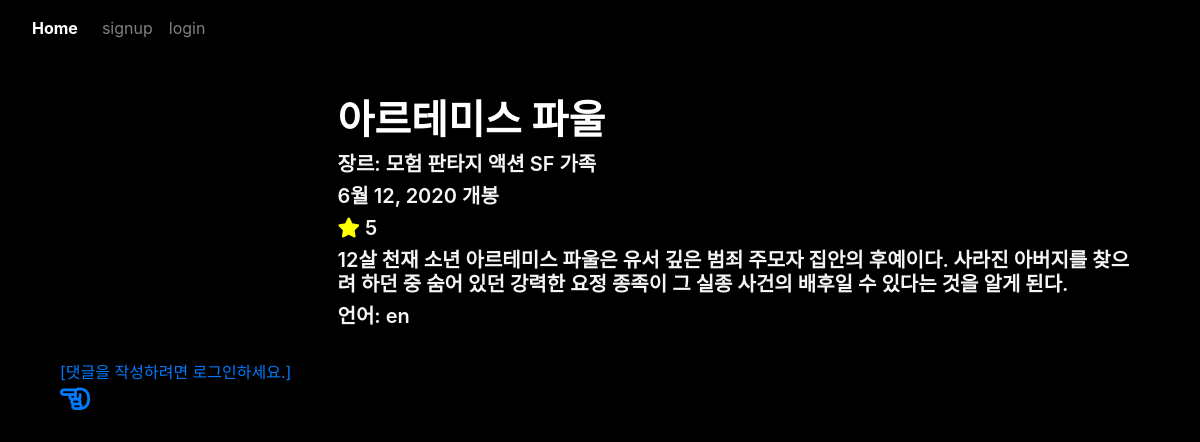
The app's page /movies/6/ with its own data.
### movies/models.py (models this page shows)
class Movie(models.Model):
    title = models.CharField(max_length=30)
    rank = models.IntegerField()
    audience = models.IntegerField()
    adult = models.BooleanField()
    poster_url = models.TextField()
    overview = models.TextField()
    original_lang = models.CharField(max_length=50)
    release_date = models.DateField()
    genre = models.ManyToManyField(Genre, symmetrical=False, related_name='movies')
    like_users = models.ManyToManyField(settings.AUTH_USER_MODEL, related_name='like_movies', blank=True)

class Genre(models.Model):
    name = models.CharField(max_length=20)

### movies/views.py (the view)
# urls.py: path('movies/<int:movie_pk>/', views.movie_detail, name='movie_detail'),
def movie_detail(request, movie_pk):
    movie = get_object_or_404(Movie, pk=movie_pk)
    reviews = movie.review_set.all()
    review_form = ReviewForm()
    context= {
        'movie': movie,
        'review_form': review_form,
        'reviews' : reviews,
    }
    return render(request, 'movies/detail.html', context)

### movies/templates/movies/detail.html (shortened to what this page needs)
{% extends 'base.html' %}
{% load bootstrap4 %}
{% block content %}
<div class='container'>
  <div class='row'>
    <div class='col-12 col-md-3'>
    </div>
    <div class='col-md-9'>
      <h1>{{movie.title}}</h1>
      <h5>
        장르: {% for genre in movie.genre.all %}
        {{genre.name}}
        {% endfor %}
      </h5>
      <h5>{{movie.release_date}} 개봉 </h5>
      <h5> <i class="fas fa-star" style="color: yellow;"></i>  {{movie.rank}}</h5>
      <h5>{{movie.overview|truncatechars:200}}</h5>
      <h5>언어: {{movie.original_lang}}</h5>
    </div>
  </div>
  <br>
  {% if request.user.is_authenticated %}
  <form action="{% url 'movies:review_create' movie.pk %}" method="POST">
    {% csrf_token %}
    {% bootstrap_form review_form %}
    <input type='submit' class='btn btn-warning' style='color: white; font-weight: bold;'>
    </input>
  </form>
  {% else %}
  <a href="{% url 'accounts:login' %}">[댓글을 작성하려면 로그인하세요.]</a>
  {% endif %}
  <br>
  <a href="{% url 'movies:movie_list' %}"><i class="far fa-hand-point-left" style="font-size: 30px;" ></i></a>
</div>
{% endblock %}

### final_pjt/templates/base.html (style rules this page uses)
body { background-color: black; opacity: 1; }

### movies/templates/movies/detail.html (style rules this page uses)
div > h1 { color: white; font-weight: 600; }
h5 { color:whitesmoke; font-weight: 600; }

### records on screen
Movie: title "아르테미스 파울", release_date "6월 12, 2020", rank "5", overview "12살 천재 소년 아르테미스 파울은 유서 깊은 범죄 주모자 집안의 후예이다. 사라진 아버지를 찾으려 하던 중 숨어 있던 강력한 요정 종족이 그 실종 사건의 배후일 수 있다는 것을 알게 된다.", original_lang "en"
Genre: name "모험"
Genre: name "판타지"
Genre: name "액션"
Genre: name "SF"
Genre: name "가족"
